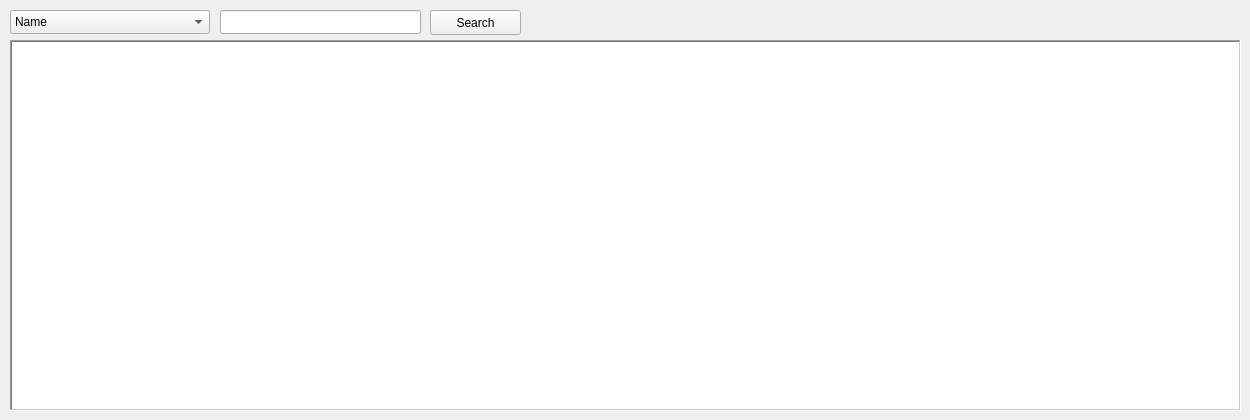
      <widget class="QWidget" name="tab_18">
       <attribute name="title">
        <string>Room</string>
       </attribute>
       <widget class="QLineEdit" name="lineEdit_62">
        <property name="geometry">
         <rect>
          <x>220</x>
          <y>10</y>
          <width>201</width>
          <height>24</height>
         </rect>
        </property>
       </widget>
       <widget class="QTableWidget" name="tableWidget_14">
        <property name="geometry">
         <rect>
          <x>10</x>
          <y>40</y>
          <width>1231</width>
          <height>371</height>
         </rect>
        </property>
        <property name="frameShape">
         <enum>QFrame::WinPanel</enum>
        </property>
        <property name="alternatingRowColors">
         <bool>true</bool>
        </property>
        <property name="selectionMode">
         <enum>QAbstractItemView::SingleSelection</enum>
        </property>
        <property name="selectionBehavior">
         <enum>QAbstractItemView::SelectRows</enum>
        </property>
        <property name="sortingEnabled">
         <bool>true</bool>
        </property>
        <attribute name="horizontalHeaderMinimumSectionSize">
         <number>20</number>
        </attribute>
        <attribute name="horizontalHeaderShowSortIndicator" stdset="0">
         <bool>true</bool>
        </attribute>
        <attribute name="verticalHeaderVisible">
         <bool>false</bool>
        </attribute>
       </widget>
       <widget class="QComboBox" name="comboBox_12">
        <property name="geometry">
         <rect>
          <x>10</x>
          <y>10</y>
          <width>200</width>
          <height>24</height>
         </rect>
        </property>
        <item>
         <property name="text">
          <string>Name</string>
         </property>
        </item>
        <item>
         <property name="text">
          <string>Number</string>
         </property>
        </item>
        <item>
         <property name="text">
          <string>User</string>
         </property>
        </item>
        <item>
         <property name="text">
          <string>ID</string>
         </property>
        </item>
       </widget>
       <widget class="QPushButton" name="pushButton_54">
        <property name="geometry">
         <rect>
          <x>430</x>
          <y>10</y>
          <width>91</width>
          <height>25</height>
         </rect>
        </property>
        <property name="text">
         <string>Search</string>
        </property>
       </widget>
      </widget>
